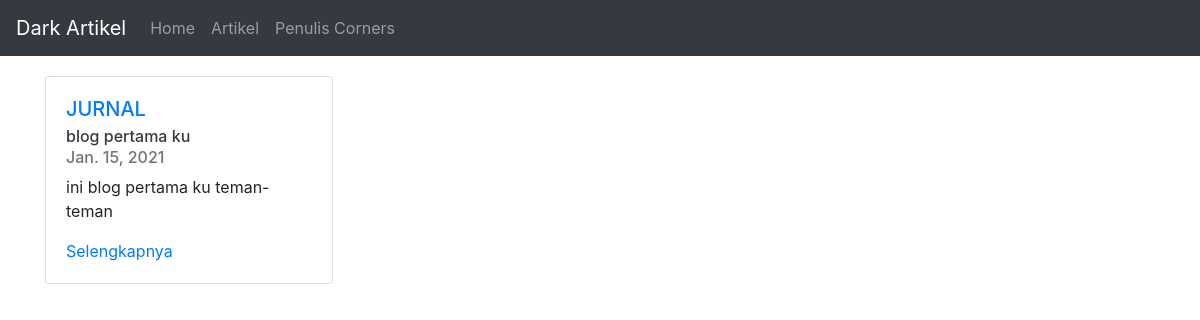
The page / on the database its author committed.
### artikel/models.py (models this page shows, shortened)
class Artikel(models.Model):
    judul = models.CharField(max_length=200,null=True)
    isi = models.TextField(null=True)
    KATEGORI_TYPE = (
        ('JURNAL','Jurnal'),
        ('GOSIP','Gosip'),
        ('TRAVELING','Traveling'),
    )
    kategori = models.CharField(null=True, blank=True, choices=KATEGORI_TYPE,max_length=200)
    penulis = models.ForeignKey(Penulis,null=True,on_delete=models.SET_NULL)
    slug = models.SlugField(blank=True, editable=False)
    published = models.DateTimeField(auto_now_add=True, null=True)
    updated = models.DateTimeField(auto_now=True, null=True)

### artikel/views.py (the view)
# urls.py: path('',BlogHomeView.as_view(),name='index_home'),
class BlogHomeView(TemplateView,ArtikelPerkategori):
    template_name = 'artikel/home_view.html'
    def get_context_data(self):
        data = self.get_last_artikel_each_kategori()
        context = {
            'page_title':'Wellcome',
            'dataKategori':data,
        }
        return context

### artikel/views.py (called while the page is built)
    def get_last_artikel_each_kategori(self):
        kategoriList = self.model.objects.values_list('kategori',flat=True).distinct()
        queryset = []
        for kategori in kategoriList:
            artikel = self.model.objects.filter(kategori=kategori).latest('published')
            queryset.append(artikel)
        return queryset

### artikel/templates/artikel/home_view.html (shortened to what this page needs)
{% extends 'base.html' %}
{% block content %}
    <div class="row">
        {% for kategori in dataKategori %}
            <div class="col-md-4">
                <div class="card" style="width: 18rem;">
                    <div class="card-body">
                        <h5 class="card-title"><a href="{% url 'artikel:kategori-list' kategori.kategori 1 %}">{{kategori.kategori}}</a></h5>
                        <h6 class="card-subtitle mb-2 text-dark">{{kategori.judul}}</h6>
                        <h6 class="card-subtitle mb-2 text-muted">{{kategori.published|date}}</h6>
                        <p class="card-text">{{kategori.isi|truncatewords:5}}</p>
                        <a href="{% url 'artikel:detail' kategori.slug %}" class="card-link">Selengkapnya</a>
                    </div>
                </div>
            </div>
        {% endfor %}
    </div>
{% endblock content %}

### rows shown on the page
Artikel: kategori "JURNAL", judul "blog pertama ku", published "Jan. 15, 2021", isi "ini blog pertama ku teman-teman"
